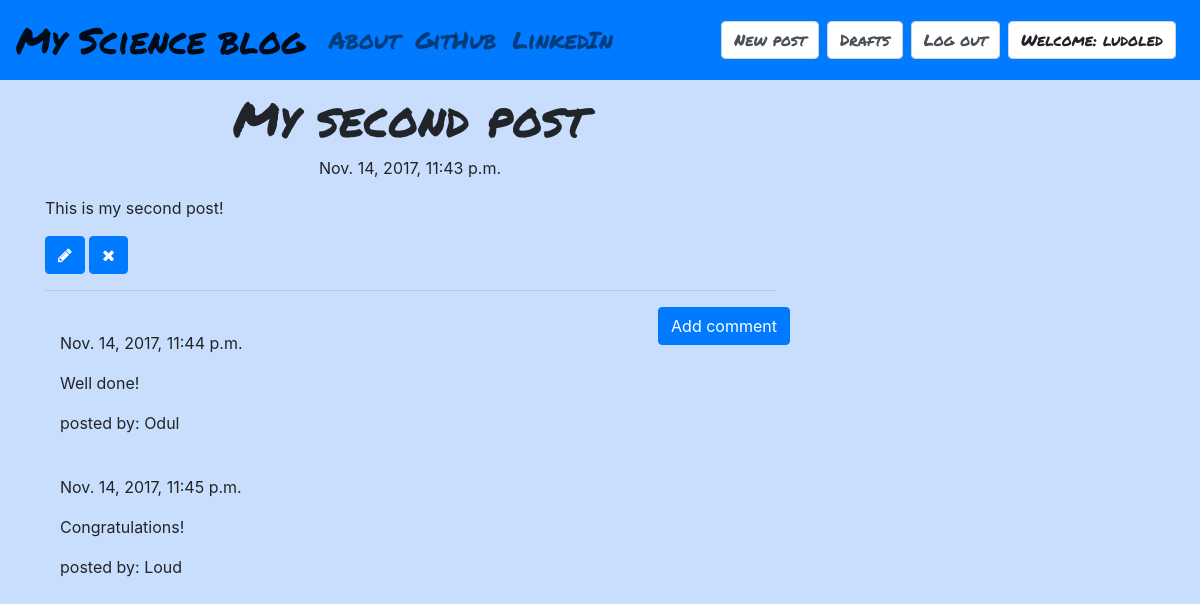
Page /post/8 (signed in) on the committed database.
### my_blog/models.py (models this page shows, shortened)
class Post(models.Model):
    author = models.ForeignKey('auth.User')
    title = models.CharField(max_length = 200)
    text = models.TextField()
    created_date = models.DateTimeField(default = timezone.now)
    published_date = models.DateTimeField(blank = True, null = True)

class Comment(models.Model):
    post = models.ForeignKey('my_blog.Post', related_name = 'comments')
    author = models.CharField(max_length = 200)
    text = models.TextField()
    created_date = models.DateTimeField(default = timezone.now)
    approved_comment = models.BooleanField(default = False)

### my_blog/views.py (the view)
# urls.py: url(r'^post/(?P<pk>\d+)$', views.PostDetailView.as_view(), name = 'post_detail'),
class PostDetailView(DetailView):
    model = Post

### my_blog/templates/my_blog/post_detail.html (shortened to what this page needs)
{% extends "my_blog/base.html" %}
{% block content %}
<h1 class="posttitle loader">{{ post.title }}</h1>
{% if post.published_date %}
  <div class="date postdate">
    {{ post.published_date }}
  </div>
{% else %}
  <a class="btn btn-default" href="{% url 'post_publish' pk=post.pk %}">Publish</a>
{% endif %}
<p class="postcontent">{{ post.text|safe|linebreaksbr}}</p>
{% if user.is_authenticated %}
  <a class="btn btn-primary" href="{% url 'post_edit' pk=post.pk %}">
    <span class="fa fa-pencil"></span>
  </a>
  <a class="btn btn-primary" href="{% url 'post_remove' pk=post.pk %}">
    <span class="fa fa-remove"></span>
  </a>
{% endif %}
<hr>
<a class="btn btn-primary btn-comment" href="{% url 'add_comment_to_post' pk=post.pk %}">Add comment</a>
<div class="container">
  {% for comment in post.comments.all %}
  <br>
  {% if user.is_authenticated or comment.approved_comment %}
    {{ comment.created_date }}
      <p>{{ comment.text|safe|linebreaks }}</p>
      <p>posted by: {{ comment.author }}</p>
  {% endif %}
  {% empty %}
  <p>No comments.</p>
  {% endfor %}
</div>
{% endblock %}

### my_blog/templates/my_blog/base.html (shortened to what this page needs)
<!DOCTYPE html>
{% load staticfiles %}
<html>
  <head>
    <link rel="stylesheet" href="https://maxcdn.bootstrapcdn.com/bootstrap/4.0.0-beta.2/css/bootstrap.min.css">
    <link href="https://maxcdn.bootstrapcdn.com/font-awesome/4.7.0/css/font-awesome.min.css" rel="stylesheet">
    <link rel="stylesheet" href="//cdn.jsdelivr.net/npm/medium-editor@latest/dist/css/medium-editor.min.css" type="text/css" media="screen" charset="utf-8">
    <link rel="stylesheet" href="{% static 'css/blog.css' %}">
  </head>
  <body class="loader">
    <nav class="navbar navbar-expand-lg navbar-light techfont bg-primary">
      <a class="navbar-brand bigbrand" href="{% url 'post_list' %}">My Science blog</a>
      <div class="collapse navbar-collapse" id="navbarTogglerDemo02">
        <ul class="navbar-nav mr-auto mt-2 mt-lg-0">
          <li class="nav-item"><a class="nav-link" href="{% url 'about' %}">About</a></li>
          <li class="nav-item"><a class="nav-link" href="https://www.github.com">GitHub</a></li>
          <li class="nav-item"><a class="nav-link" href="https://www.linkedin.com">LinkedIn</a></li>
        </ul>
        <form class="form-inline my-2 my-lg-0">
          {% if user.is_authenticated %}
            <a class="form-control mr-sm-2" href="{% url 'post_new' %}">New post</a>
            <a class="form-control mr-sm-2" href="{% url 'post_draft_list' %}">Drafts</a>
            <a class="form-control mr-sm-2" href="{% url 'logout' %}">Log out</a>
            <a class="form-control mr-sm-2">Welcome: {{user.username}}</a>
            {% else %}
            <a class="form-control mr-sm-2" href="{% url 'login' %}"><span class="fa fa-user"></span></a>
          {% endif %}
        </form>
      </div>
    </nav>
    <div class="content container">
      <div class="row">
        <div class="col-md-8">
          <div class="blog_posts">
            {% block content %}
            {% endblock %}
          </div>
        </div>
      </div>
    </div>
  </body>
</html>

### my_blog/static/css/blog.css (style rules this page uses)
.techfont { font-family: 'Permanent Marker', sans-serif; font-size: 1.5em; margin-bottom: 10px; }
.bigbrand { font-size: 1.5em; }
.postdate { text-align: center; }
.posttitle { font-family: 'Permanent Marker'; font-size: 3em; text-align: center; }
.postcontent { font-family: 'Arvo'; font-size: 1.5em; }
.btn-comment { position: absolute; right: 0px; }
.loader { background-color: #c9defc; filter:hue-rotate(0deg); color:linear-gradient(45deg,#0f8,#08f); animation:hue 10000ms infinite linear; }

### rows in the picture
Post: title "My second post", published_date "Nov. 14, 2017, 11:43 p.m.", text "This is my second post!"
Comment: created_date "Nov. 14, 2017, 11:44 p.m.", text "Well done!", author "Odul"
Comment: created_date "Nov. 14, 2017, 11:45 p.m.", text "Congratulations!", author "Loud"

### other values in the picture
{{ user.username }} "ludoled"
